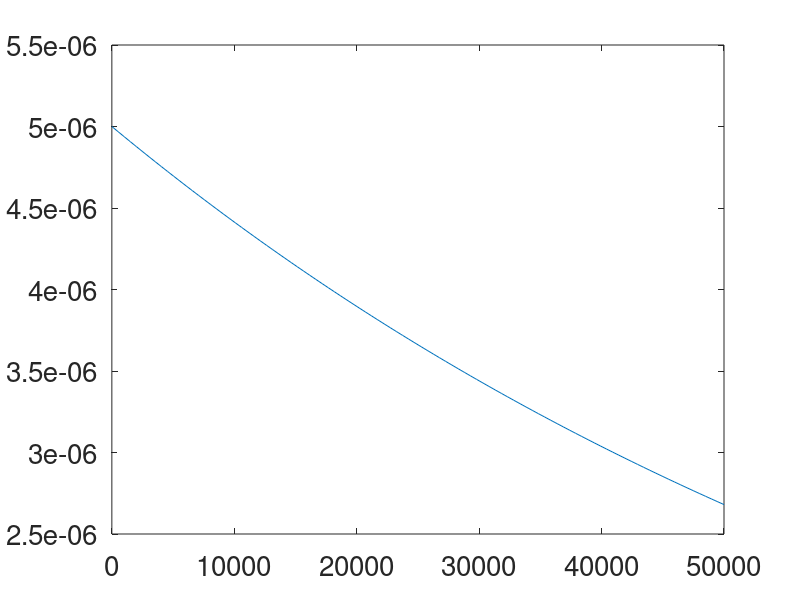

Reproduce this figure in MATLAB. (Note: this script raises an error after producing the figure.)
% Solves r_p at various C

clear
clc

figure(1)
for C = 1:3:21
khet = 1; Ms = 40.11e-3; rhos = 3.217e3;
t = linspace(0,50000,100);
rp  = 5e-6*exp(-khet*C*Ms/rhos*t);
plot(t, rp)
hold on 
set(gca, 'FontSize', 20)
title('r_p''=-r_pkCMs/rhos','k=1, Ms=40.11e-3, rhos=3.217e3')
end
hold off 
legend('C=1', 'C=4', 'C=7', 'C=10', 'C=13', 'C=16', 'C=19', 'C=21')
xlabel('t')
ylabel('r_p')
